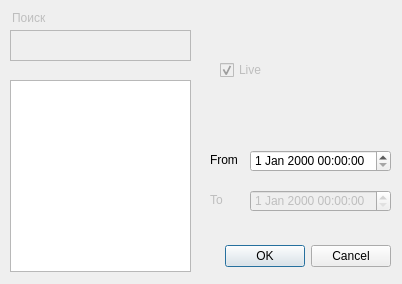
<?xml version="1.0" encoding="UTF-8"?>
<ui version="4.0">
 <class>Dialog</class>
 <widget class="QDialog" name="Dialog">
  <property name="geometry">
   <rect>
    <x>0</x>
    <y>0</y>
    <width>402</width>
    <height>284</height>
   </rect>
  </property>
  <property name="windowTitle">
   <string>Dialog</string>
  </property>
  <widget class="QDialogButtonBox" name="dialogButtons">
   <property name="geometry">
    <rect>
     <x>50</x>
     <y>240</y>
     <width>341</width>
     <height>32</height>
    </rect>
   </property>
   <property name="orientation">
    <enum>Qt::Horizontal</enum>
   </property>
   <property name="standardButtons">
    <set>QDialogButtonBox::Cancel|QDialogButtonBox::Ok</set>
   </property>
  </widget>
  <widget class="SelectionListView" name="indicatorsList">
   <property name="geometry">
    <rect>
     <x>10</x>
     <y>80</y>
     <width>181</width>
     <height>192</height>
    </rect>
   </property>
   <property name="editTriggers">
    <set>QAbstractItemView::NoEditTriggers</set>
   </property>
  </widget>
  <widget class="QDateTimeEdit" name="fromDate">
   <property name="geometry">
    <rect>
     <x>250</x>
     <y>150</y>
     <width>141</width>
     <height>22</height>
    </rect>
   </property>
  </widget>
  <widget class="QDateTimeEdit" name="toDate">
   <property name="enabled">
    <bool>false</bool>
   </property>
   <property name="geometry">
    <rect>
     <x>250</x>
     <y>190</y>
     <width>141</width>
     <height>22</height>
    </rect>
   </property>
  </widget>
  <widget class="QLabel" name="fromLabel">
   <property name="geometry">
    <rect>
     <x>210</x>
     <y>152</y>
     <width>31</width>
     <height>16</height>
    </rect>
   </property>
   <property name="text">
    <string>From</string>
   </property>
  </widget>
  <widget class="QLabel" name="toLabel">
   <property name="enabled">
    <bool>false</bool>
   </property>
   <property name="geometry">
    <rect>
     <x>210</x>
     <y>192</y>
     <width>31</width>
     <height>16</height>
    </rect>
   </property>
   <property name="text">
    <string>To</string>
   </property>
  </widget>
  <widget class="QCheckBox" name="isLive">
   <property name="enabled">
    <bool>false</bool>
   </property>
   <property name="geometry">
    <rect>
     <x>220</x>
     <y>60</y>
     <width>81</width>
     <height>20</height>
    </rect>
   </property>
   <property name="text">
    <string>Live</string>
   </property>
   <property name="checked">
    <bool>true</bool>
   </property>
  </widget>
  <widget class="QTextEdit" name="textEdit">
   <property name="enabled">
    <bool>false</bool>
   </property>
   <property name="geometry">
    <rect>
     <x>10</x>
     <y>30</y>
     <width>181</width>
     <height>31</height>
    </rect>
   </property>
  </widget>
  <widget class="QLabel" name="search_label">
   <property name="enabled">
    <bool>false</bool>
   </property>
   <property name="geometry">
    <rect>
     <x>12</x>
     <y>10</y>
     <width>55</width>
     <height>16</height>
    </rect>
   </property>
   <property name="text">
    <string>Поиск</string>
   </property>
  </widget>
  <widget class="QLabel" name="selected_pair">
   <property name="geometry">
    <rect>
     <x>220</x>
     <y>30</y>
     <width>61</width>
     <height>21</height>
    </rect>
   </property>
   <property name="text">
    <string/>
   </property>
  </widget>
 </widget>
 <customwidgets>
  <customwidget>
   <class>SelectionListView</class>
   <extends>QListView</extends>
   <header>qt_selection_dialog</header>
  </customwidget>
 </customwidgets>
 <resources/>
 <connections>
  <connection>
   <sender>dialogButtons</sender>
   <signal>accepted()</signal>
   <receiver>Dialog</receiver>
   <slot>accept()</slot>
   <hints>
    <hint type="sourcelabel">
     <x>248</x>
     <y>254</y>
    </hint>
    <hint type="destinationlabel">
     <x>157</x>
     <y>274</y>
    </hint>
   </hints>
  </connection>
  <connection>
   <sender>dialogButtons</sender>
   <signal>rejected()</signal>
   <receiver>Dialog</receiver>
   <slot>reject()</slot>
   <hints>
    <hint type="sourcelabel">
     <x>316</x>
     <y>260</y>
    </hint>
    <hint type="destinationlabel">
     <x>286</x>
     <y>274</y>
    </hint>
   </hints>
  </connection>
 </connections>
</ui>
